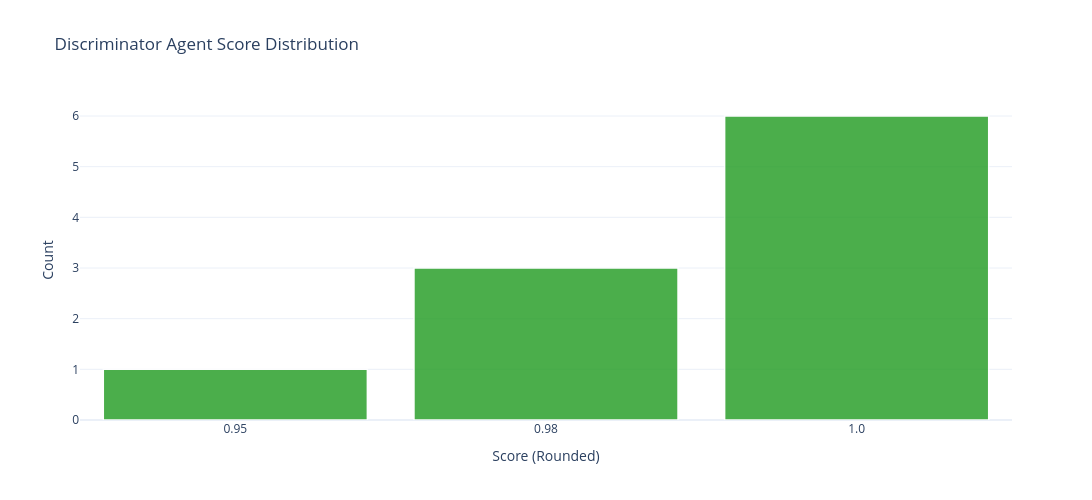

The notebook cell this image was saved under:
### Markdown cell above
### 📈 Discriminator Agent Score Distribution

This cell visualizes the **distribution of scores** produced by discriminator agents, helping identify trends in model judgments and scoring thresholds.

#### 🧠 What this code does:

* Filters the dataframe to include only entries from agents labeled as `"discriminator"`.
* Rounds each score to 3 decimal places and converts to string for consistent binning.
* Sorts bins numerically to ensure a logical left-to-right score progression.
* Uses Plotly Express to generate a histogram with:

  * Rounded scores on the x-axis
  * Count of occurrences on the y-axis
  * Clear bar outlines and moderate opacity for readability

#### 🔍 What you're observing:

* Each bar represents the number of times a specific rounded score was assigned.
* Clusters near 1.000 may suggest **overconfident scoring** or successful convergence.
* Flat distributions may indicate **diverse evaluation behavior** across prompts or iterations.
* Gaps between score levels may reflect **discrete evaluation thresholds** or model artifacts.
* A spike at or near 0.0 may indicate **automatic rejections** or failed evaluations.

This plot is especially useful when auditing **discriminator selectivity**, **score calibration**, or the **effectiveness of decision-making agents** across an experiment.

### Code cell
import plotly.express as px
import numpy as np

df_score = df_agent_expanded.copy()
df_score = df_score[df_score["agent_type"] == "discriminator"]

# Round and convert to string for categorical axis
df_score["score_bin"] = df_score["score"].round(3).astype(str)

# Sort score bins for display order
score_order = sorted(df_score["score_bin"].unique(), key=lambda x: float(x))

fig = px.histogram(
    df_score,
    x="score_bin",
    category_orders={"score_bin": score_order},
    title="Discriminator Agent Score Distribution",
    labels={"score_bin": "Score (rounded to 0.001)"},
    color_discrete_sequence=["#2CA02C"],
)

fig.update_traces(marker_line_color='white', marker_line_width=1.5, opacity=0.85)

fig.update_layout(
    bargap=0.15,
    yaxis_title="Count",
    xaxis_title="Score (Rounded)",
    width=1600,
    height=500,
    template="plotly_white",
    showlegend=False
)

fig.show()

### Figure 1 — Plotly figure (JSON) as saved in the notebook; plotly's stock layout.template omitted (floating-point values rounded to 4 significant figures)
{"data": [{"bingroup": "x", "hovertemplate": "Score (rounded to 0.001)=%{x}<br>count=%{y}<extra></extra>", "legendgroup": "", "marker": {"color": "#2CA02C", "line": {"color": "white", "width": 1.5}, "pattern": {"shape": ""}}, "name": "", "opacity": 0.85, "orientation": "v", "showlegend": false, "type": "histogram", "x": ["0.95", "0.98", "1.0", "1.0", "1.0", "0.98", "1.0", "0.98", "1.0", "1.0"], "xaxis": "x", "yaxis": "y"}], "layout": {"bargap": 0.15, "barmode": "relative", "height": 500, "legend": {"tracegroupgap": 0}, "showlegend": false, "title": {"text": "Discriminator Agent Score Distribution"}, "width": 1600, "xaxis": {"anchor": "y", "categoryarray": ["0.95", "0.98", "1.0"], "categoryorder": "array", "domain": [0, 1], "title": {"text": "Score (Rounded)"}}, "yaxis": {"anchor": "x", "domain": [0, 1], "title": {"text": "Count"}}}}
